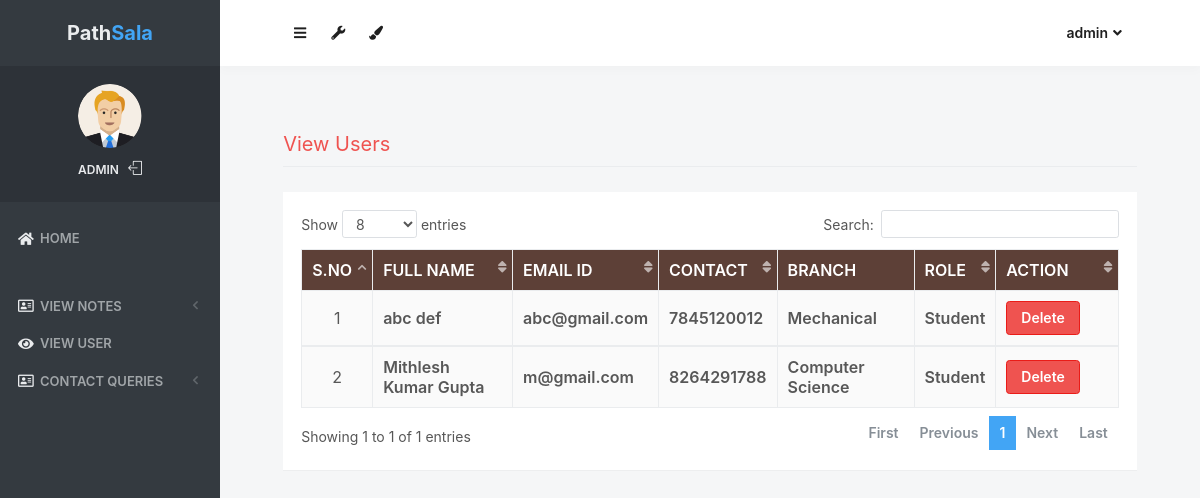
Before: /view_users (signed in) with the older database file.
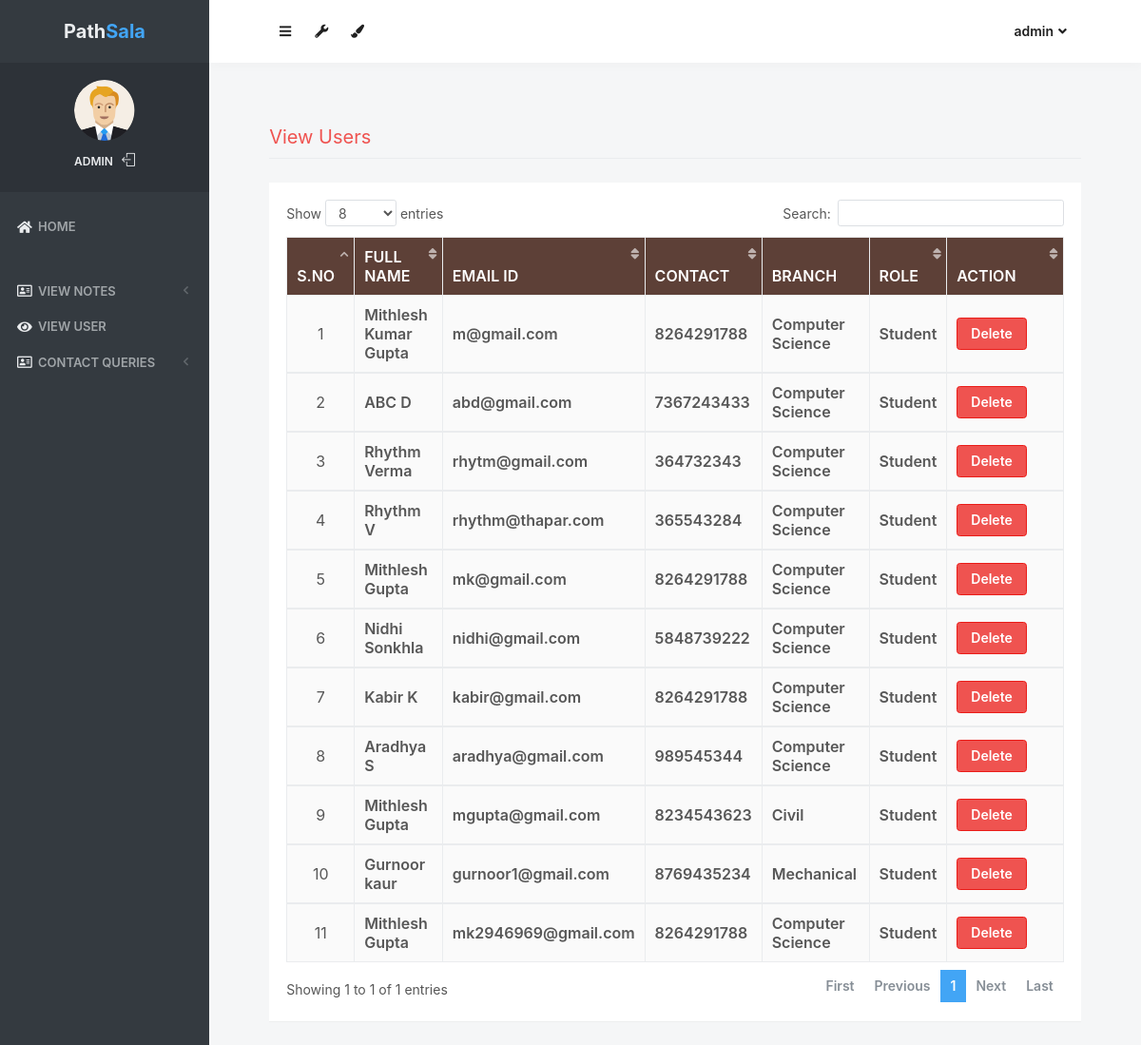
After: the same page with the newer database file.
### notes/models.py (models this page shows, shortened)
class Signup(models.Model):
    user = models.ForeignKey(User,on_delete=models.CASCADE)
    contact = models.CharField(max_length=10)
    branch = models.CharField(max_length=30)
    role = models.CharField(max_length=15)

### notes/views.py (the view)
# urls.py: path('view_users', view_users, name='view_users'),
def view_users(request):
    if not request.user.is_authenticated:
        return redirect('login_admin')
    users = Signup.objects.all()
    d = {'users':users}
    return render(request,'view_users.html',d)

### notes/templates/view_users.html (shortened to what this page needs)
{% load static %}
<html lang="en" class="no-focus">
    <head>
        <link rel="stylesheet" href="{% static 'js/plugins/datatables/dataTables.bootstrap4.min.css' %}">
        <link rel="stylesheet" id="css-main" href="{% static 'css1/codebase.min.css' %}">
    </head>
    <body>
        <div id="page-container" class="sidebar-o sidebar-inverse side-scroll page-header-fixed main-content-narrow">
         {% include "sidebar.html" %}
            {% include "admin_nav.html" %}
            <main id="main-container">
                <div class="content">
                    <h2 class="content-heading text-danger">View Users</h2>
                    <div class="block">
                        <div class="block-content block-content-full">
                            <table class="table table-bordered table-striped table-vcenter js-dataTable-full-pagination" style="width:100%">
                                <thead class="text-white" style="background-color : #5d4037;">
                                    <tr>
                                        <th class="text-center">S.No</th>
                                        <th class="d-none d-sm-table-cell">Full Name</th>
                                        <th class="d-none d-sm-table-cell">Email ID</th>
                                        <th class="d-none d-sm-table-cell">Contact</th>
                                        <th class="d-none d-sm-table-cell">Branch</th>
                                        <th class="d-none d-sm-table-cell">Role</th>
                                        <th class="d-none d-sm-table-cell" style="width: 15%;">Action</th>
                                    </tr>
                                </thead>
                                {% for i in users %}
                                <tbody>
                                    <tr>
                                        <td class="text-center">{{forloop.counter}}</td>
                                        <td class="font-w600">{{i.user.first_name}} {{i.user.last_name}}</td>
					                    <td class="font-w600">{{i.user.username}}</td>
					                    <td class="font-w600">{{i.contact}}</td>
					                    <td class="font-w600">{{i.branch}}</td>
					                    <td class="font-w600">{{i.role}}</td>
					                    <td class="font-w600"><a href="{% url 'delete_users' i.user.id %}" class="btn btn-danger" onclick="return confirm('Are your sure to Delete ?')">Delete</a></td>
					                </tr>
                                        {% endfor %}
                                </tbody>
                            </table>
                        </div>
                    </div>
                </div>
            </main>
        </div>
 <link rel="stylesheet" href="https://use.fontawesome.com/releases/v5.6.3/css/all.css">
    </body>
</html>

### notes/templates/sidebar.html (shortened to what this page needs)
{% load static %}
   <nav id="sidebar">
                <div id="sidebar-scroll">
                    <div class="sidebar-content">
                        <div class="content-header content-header-fullrow px-15">
                            <div class="content-header-section text-center align-parent sidebar-mini-hidden">
                                <div class="content-header-item">
                                    <a class="link-effect font-w700" href="{% url 'admin_home' %}">
                                           <span class="font-size-xl text-dual-primary-dark">Path</span><span class="font-size-xl text-primary">Sala</span>
                                    </a>
                                </div>
                            </div>
                        </div>
                        <div class="content-side content-side-full content-side-user px-10 align-parent">
                            <div class="sidebar-mini-hidden-b text-center">
                                <a class="img-link" href="be_pages_generic_profile.html">
                                    <img class="img-avatar" src="{% static 'img/avatars/user1.png' %}" alt="">
                                </a>
                                <ul class="list-inline mt-10">
                                    <li class="list-inline-item">
                                        <a class="link-effect text-dual-primary-dark font-size-xs font-w600 text-uppercase" href="{% url 'admin_home' %}">{{ request.user.username }}</a>
                                    </li>
                                    <li class="list-inline-item">
                                        <a class="link-effect text-dual-primary-dark" href="{% url 'logout' %}">
                                            <i class="si si-logout"></i>
                                        </a>
                                    </li>
                                </ul>
                            </div>
                        </div>
                        <div class="content-side content-side-full">
                            <ul class="nav-main">
                                <li class="open">
                                    <a href="{% url 'admin_home' %}"><i class="fas fa-home"></i><span class="sidebar-mini-hide">Home</span></a>
                                </li>
                                <li class="nav-main-heading"><span class="sidebar-mini-visible">UI</span></li>
                                <li>
                                    <a class="nav-submenu" data-toggle="nav-submenu"><i class="far fa-address-card"></i>View Notes</a>
                                </li>
                                <li>
                                    <a  href="{% url 'view_users' %}"><i class="fas fa-eye"></i><span class="sidebar-mini-hide">View User</span></a>
                                </li>
                                <li>
                                    <a class="nav-submenu" data-toggle="nav-submenu"><i class="far fa-address-card"></i>Contact Queries</a>
                                </li>
                           </ul>
                        </div>
                    </div>
                </div>
            </nav>

### notes/templates/admin_nav.html (shortened to what this page needs)
{% load static %}
            <header id="page-header">
                <div class="content-header">
                    <div class="content-header-section">
                        <button type="button" class="btn btn-circle btn-dual-secondary" data-toggle="layout" data-action="sidebar_toggle">
                            <i class="fa fa-navicon"></i>
                        </button>
                        <div class="btn-group" role="group">
                            <button type="button" class="btn btn-circle btn-dual-secondary" id="page-header-options-dropdown" data-toggle="dropdown" aria-haspopup="true" aria-expanded="false">
                                <i class="fa fa-wrench"></i>
                            </button>
                        </div>
                        <div class="btn-group" role="group">
                            <button type="button" class="btn btn-circle btn-dual-secondary" id="page-header-themes-dropdown" data-toggle="dropdown" aria-haspopup="true" aria-expanded="false">
                                <i class="fa fa-paint-brush"></i>
                            </button>
                        </div>
                    </div>
                    <div class="content-header-section">
                        <div class="btn-group" role="group">
                            <button type="button" class="btn btn-rounded btn-dual-secondary" id="page-header-user-dropdown" data-toggle="dropdown" aria-haspopup="true" aria-expanded="false">
                                {{ request.user.username}}<i class="fa fa-angle-down ml-5"></i>
                            </button>
                        </div>
                    </div>
                </div>
            </header>

Changed rows visible on the page:
removed Signup: user.first_name "abc", user.last_name "def", user.username "abc@gmail.com", contact "7845120012", branch "Mechanical", role "Student"
added Signup: user.first_name "ABC", user.last_name "D", user.username "abd@gmail.com", contact "7367243433", branch "Computer Science", role "Student"
added Signup: user.first_name "Rhythm", user.last_name "Verma", user.username "rhytm@gmail.com", contact "364732343", branch "Computer Science", role "Student"
added Signup: user.first_name "Rhythm", user.last_name "V", user.username "rhythm@thapar.com", contact "365543284", branch "Computer Science", role "Student"
added Signup: user.first_name "Mithlesh", user.last_name "Gupta", user.username "mk@gmail.com", contact "8264291788", branch "Computer Science", role "Student"
added Signup: user.first_name "Nidhi", user.last_name "Sonkhla", user.username "nidhi@gmail.com", contact "5848739222", branch "Computer Science", role "Student"
added Signup: user.first_name "Kabir", user.last_name "K", user.username "kabir@gmail.com", contact "8264291788", branch "Computer Science", role "Student"
added Signup: user.first_name "Aradhya", user.last_name "S", user.username "aradhya@gmail.com", contact "989545344", branch "Computer Science", role "Student"
added Signup: user.first_name "Mithlesh", user.last_name "Gupta", user.username "mgupta@gmail.com", contact "8234543623", branch "Civil", role "Student"
added Signup: user.first_name "Gurnoor", user.last_name "kaur", user.username "gurnoor1@gmail.com", contact "8769435234", branch "Mechanical", role "Student"
added Signup: user.first_name "Mithlesh", user.last_name "Gupta", user.username "mk2946969@gmail.com", contact "8264291788", branch "Computer Science", role "Student"
